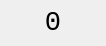
<?xml version="1.0" encoding="UTF-8"?>
<ui version="4.0">
 <class>ValueDock</class>
 <widget class="QWidget" name="ValueDock">
  <property name="geometry">
   <rect>
    <x>0</x>
    <y>0</y>
    <width>106</width>
    <height>46</height>
   </rect>
  </property>
  <property name="sizePolicy">
   <sizepolicy hsizetype="Expanding" vsizetype="Expanding">
    <horstretch>0</horstretch>
    <verstretch>0</verstretch>
   </sizepolicy>
  </property>
  <property name="windowTitle">
   <string>Meter</string>
  </property>
  <layout class="QVBoxLayout" name="verticalLayout">
   <property name="leftMargin">
    <number>0</number>
   </property>
   <property name="topMargin">
    <number>0</number>
   </property>
   <property name="rightMargin">
    <number>0</number>
   </property>
   <property name="bottomMargin">
    <number>0</number>
   </property>
   <item>
    <widget class="QLabel" name="lbMeter">
     <property name="sizePolicy">
      <sizepolicy hsizetype="Expanding" vsizetype="Expanding">
       <horstretch>0</horstretch>
       <verstretch>0</verstretch>
      </sizepolicy>
     </property>
     <property name="font">
      <font>
       <family>Monospace</family>
       <pointsize>20</pointsize>
       <bold>false</bold>
      </font>
     </property>
     <property name="focusPolicy">
      <enum>Qt::NoFocus</enum>
     </property>
     <property name="text">
      <string>0</string>
     </property>
     <property name="textFormat">
      <enum>Qt::PlainText</enum>
     </property>
     <property name="alignment">
      <set>Qt::AlignCenter</set>
     </property>
    </widget>
   </item>
  </layout>
 </widget>
 <resources/>
 <connections/>
</ui>
